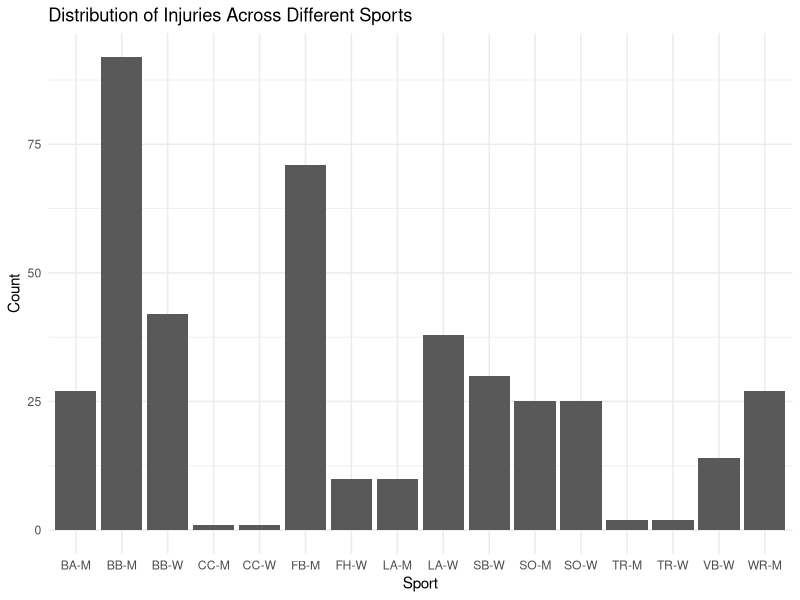
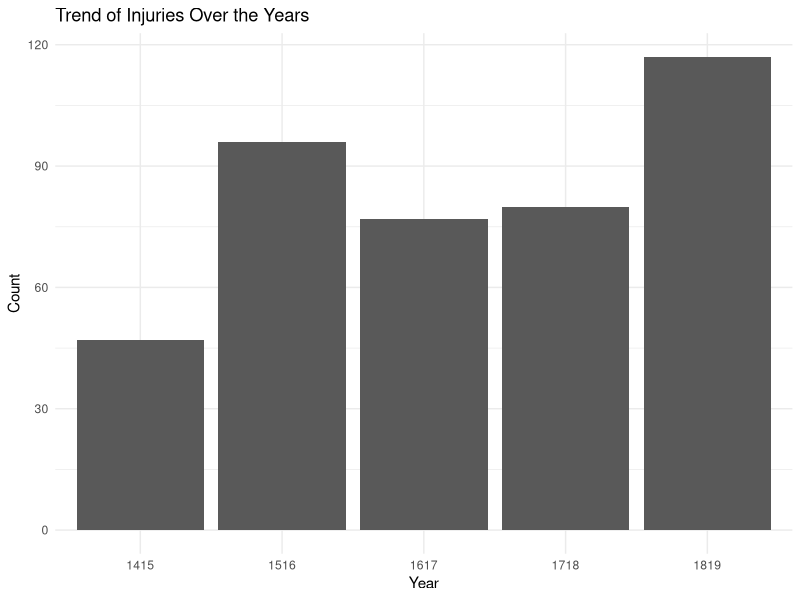
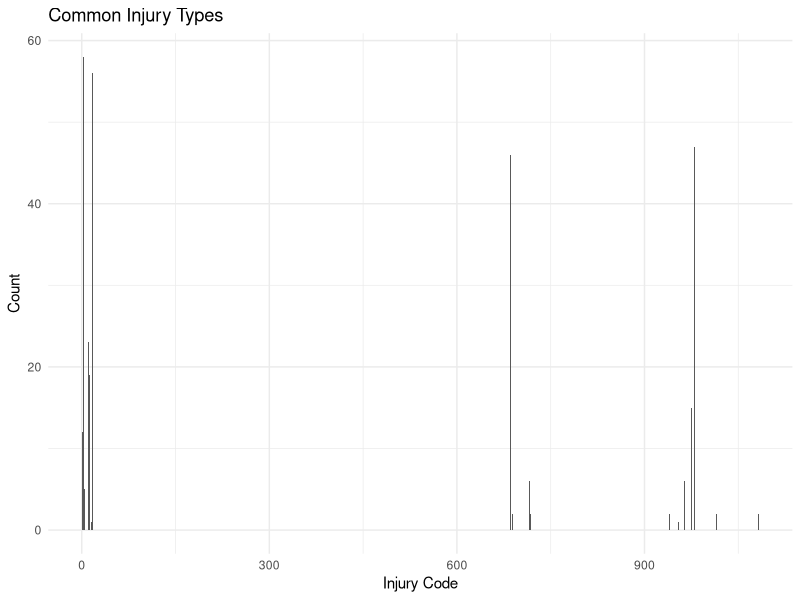
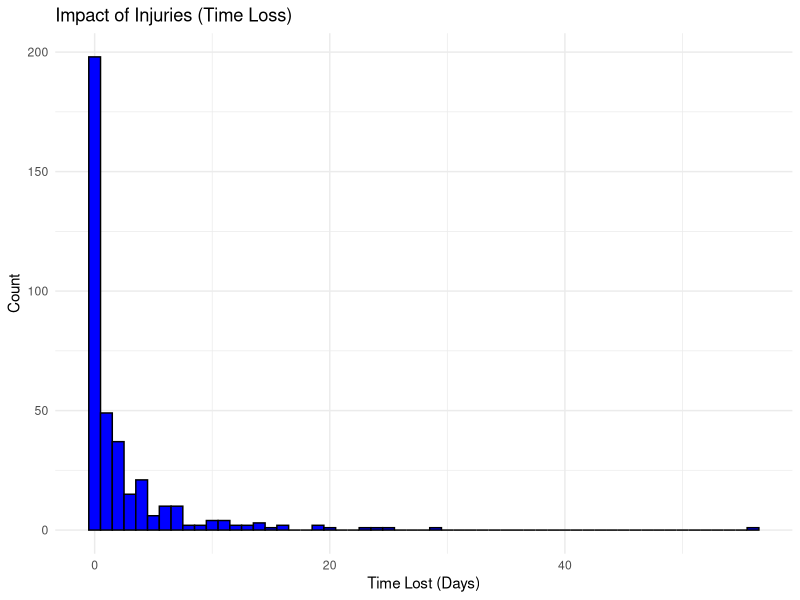
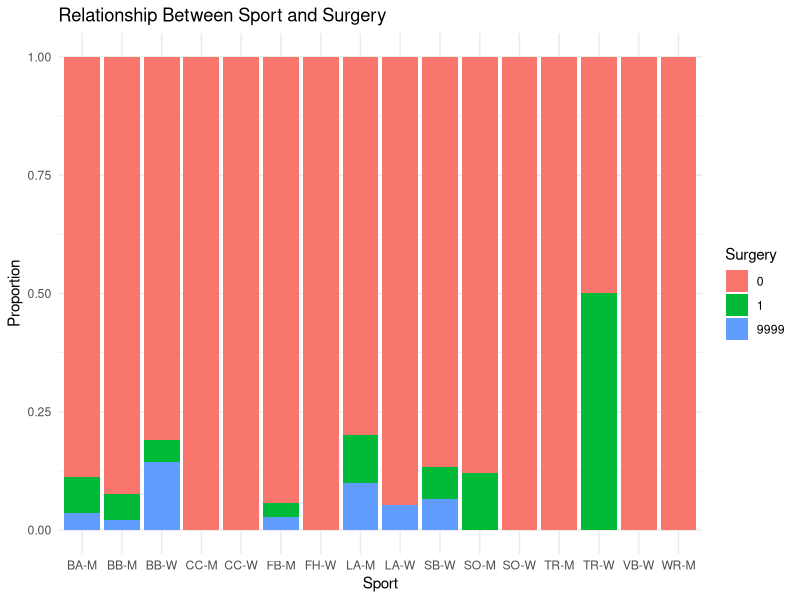

Reproduce these figures in R, in order.
## ---- chunk 1
knitr::opts_chunk$set(echo = TRUE)
## ---- chunk 2
library(readxl)
library(dplyr)
library(ggplot2)
## ---- chunk 3
data <- read_excel("injuries.xlsx")
## ---- chunk 4
# Count unique values for categorical variables
sapply(data, function(x) if(is.factor(x) | is.character(x)) length(unique(x)) else NA)
## ---- chunk 5
# Count injuries by sport
data %>%
  group_by(Sport) %>%
  summarise(Injury_Count = n())

## ---- chunk 6
# Common injury types
data %>%
  group_by(Injury_or_Illness_Code) %>%
  summarise(Count = n()) %>%
  arrange(desc(Count))

# Affected body parts
data %>%
  group_by(Bodypart_or_System_Code) %>%
  summarise(Count = n()) %>%
  arrange(desc(Count))

## ---- chunk 7
# Plot the distribution of injuries across different sports
ggplot(data, aes(x = Sport)) +
  geom_bar() +
  theme_minimal() +
  labs(title = "Distribution of Injuries Across Different Sports", x = "Sport", y = "Count")


## ---- chunk 8
# Convert Year to a factor for better plotting
data$Year <- as.factor(data$Year)

ggplot(data, aes(x = Year)) +
  geom_bar() +
  theme_minimal() +
  labs(title = "Trend of Injuries Over the Years", x = "Year", y = "Count")

## ---- chunk 9
# Assuming 'Injury_or_Illness_Code' represents different types of injuries
ggplot(data, aes(x = Injury_or_Illness_Code)) +
  geom_bar() +
  theme_minimal() +
  labs(title = "Common Injury Types", x = "Injury Code", y = "Count")

## ---- chunk 10
# Assuming 'TimeLoss' represents the days lost due to injury
ggplot(data, aes(x = TimeLoss)) +
  geom_histogram(binwidth = 1, fill = "blue", color = "black") +
  theme_minimal() +
  labs(title = "Impact of Injuries (Time Loss)", x = "Time Lost (Days)", y = "Count")

## ---- chunk 11
# Creating a contingency table for Sport vs. Surgery
table_sport_surgery <- table(data$Sport, data$Surgery)

# Viewing the contingency table
table_sport_surgery

## ---- chunk 12
# Bar plot to show the relationship between Sport and Surgery
ggplot(data, aes(x = Sport, fill = as.factor(Surgery))) +
  geom_bar(position = "fill") +
  theme_minimal() +
  labs(title = "Relationship Between Sport and Surgery", x = "Sport", y = "Proportion", fill = "Surgery")

